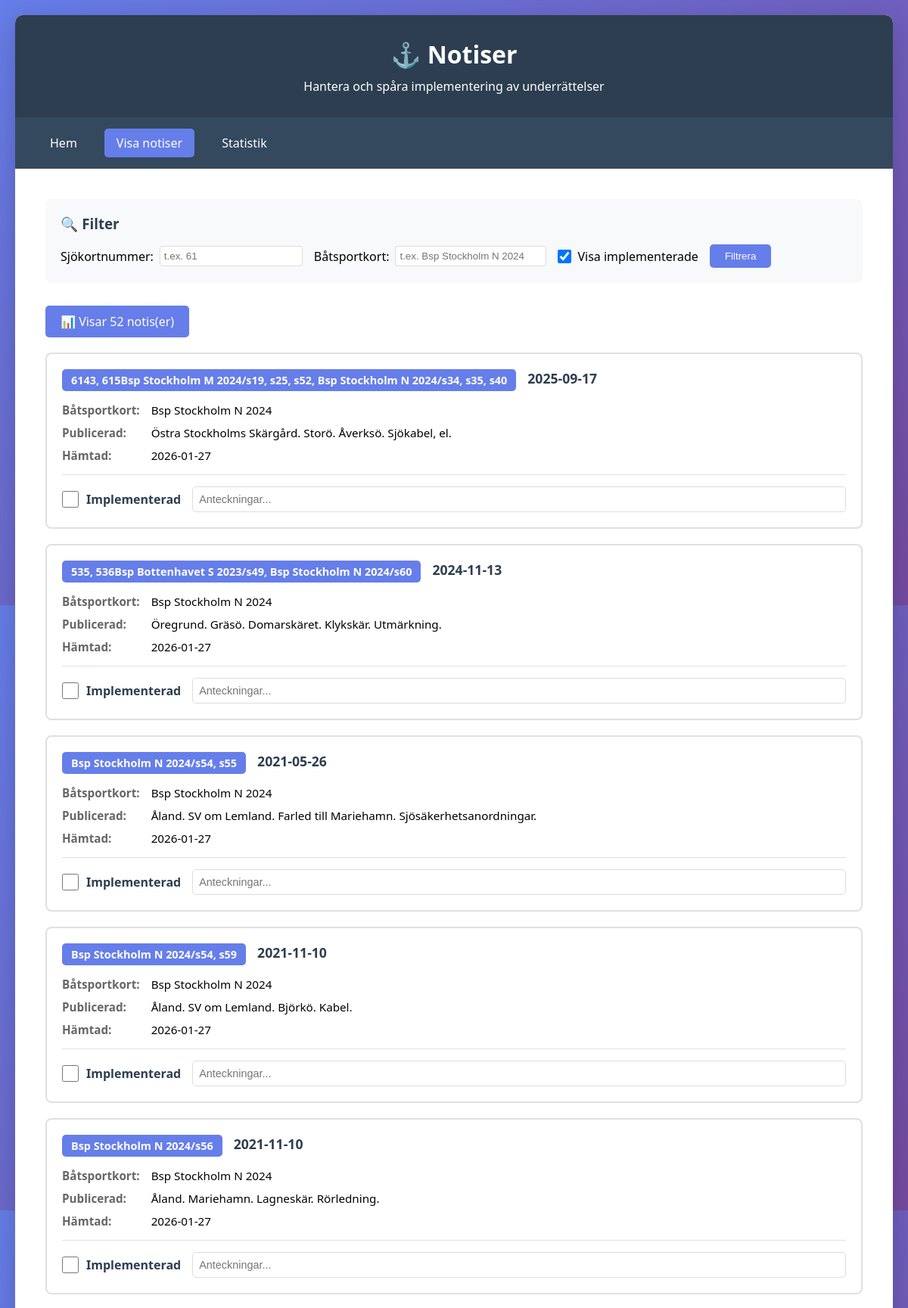
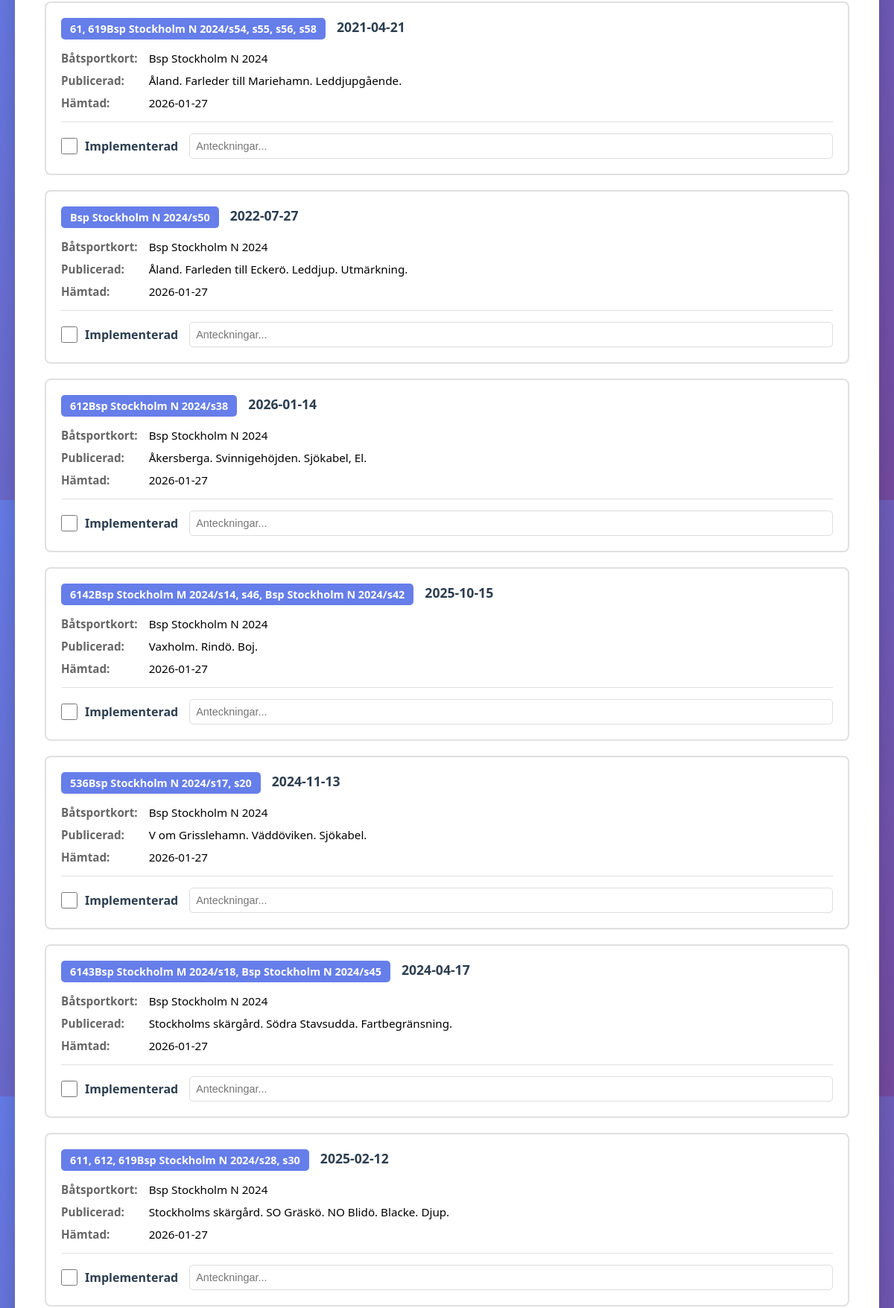
Screenshot of /notices (upper part) with the database file from the repository (2 pictures, top to bottom).
### tables this page shows
CREATE TABLE implementation_status (
            id INTEGER PRIMARY KEY AUTOINCREMENT,
            notice_id INTEGER,
            implemented BOOLEAN DEFAULT 0,
            implemented_date TEXT,
            notes TEXT,
            FOREIGN KEY (notice_id) REFERENCES notices(id)
        );

CREATE TABLE notices (
            id INTEGER PRIMARY KEY AUTOINCREMENT,
            notice_number TEXT,
            title TEXT,
            sjokort_nummer TEXT,
            batsportkort TEXT,
            published_date TEXT,
            area TEXT,
            content TEXT,
            url TEXT,
            scraped_date TEXT,
            UNIQUE(notice_number, sjokort_nummer, batsportkort)
        );

### app.py (the view)
@app.route('/notices')
def list_notices():
    conn = get_db()
    c = conn.cursor()
    sjokort = request.args.get('sjokort', '')
    batsportkort = request.args.get('batsportkort', '')
    show_implemented = request.args.get('show_implemented', '1')
    query = '''
        SELECT n.id, n.notice_number, n.title, n.sjokort_nummer, n.batsportkort,
               n.published_date, n.content, n.url, n.scraped_date,
               i.implemented, i.implemented_date, i.notes
        FROM notices n
        LEFT JOIN implementation_status i ON n.id = i.notice_id
        WHERE 1=1
    '''
    params = []
    if sjokort:
        query += ' AND n.sjokort_nummer = ?'
        params.append(sjokort)
    if batsportkort:
        query += ' AND n.batsportkort = ?'
        params.append(batsportkort)
    if show_implemented == '0':
        query += ' AND (i.implemented = 0 OR i.implemented IS NULL)'
    query += ' ORDER BY n.published_date DESC'
    c.execute(query, params)
    notices = c.fetchall()
    conn.close()
    return render_template('notices.html', notices=notices,
                         sjokort=sjokort, batsportkort=batsportkort,
                         show_implemented=show_implemented)

### app.py (called while the page is built)
def get_db():
    conn = sqlite3.connect(app.config['DATABASE'])
    conn.row_factory = sqlite3.Row
    return conn

### templates/notices.html (shortened to what this page needs)
<!DOCTYPE html>
<html lang="sv">
<head>
</head>
<body>
    <div class="container">
        <header>
            <h1>⚓ Notiser</h1>
            <p>Hantera och spåra implementering av underrättelser</p>
        </header>
        <nav>
            <a href="/">Hem</a>
            <a href="/notices" class="active">Visa notiser</a>
            <a href="/statistics">Statistik</a>
        </nav>
        <div class="content">
            <div class="filter-section">
                <h3>🔍 Filter</h3>
                <form method="get" action="/notices">
                    <div class="filter-group">
                        <label>
                            Sjökortnummer:
                            <input type="text" name="sjokort" value="{{ sjokort }}"
                                   placeholder="t.ex. 61" style="padding: 5px; border: 1px solid #ddd; border-radius: 3px;">
                        </label>
                        <label>
                            Båtsportkort:
                            <input type="text" name="batsportkort" value="{{ batsportkort }}"
                                   placeholder="t.ex. Bsp Stockholm N 2024"
                                   style="padding: 5px; border: 1px solid #ddd; border-radius: 3px; min-width: 200px;">
                        </label>
                        <label>
                            <input type="checkbox" name="show_implemented" value="1"
                                   {% if show_implemented == '1' %}checked{% endif %}>
                            Visa implementerade
                        </label>
                        <button type="submit" style="background: #667eea; color: white; border: none;
                                padding: 8px 20px; border-radius: 5px; cursor: pointer;">
                            Filtrera
                        </button>
                    </div>
                </form>
            </div>
            {% if notices %}
                <div class="notice-count">
                    📊 Visar {{ notices|length }} notis(er)
                </div>
                <div class="notices-grid">
                    {% for notice in notices %}
                    <div class="notice-card {% if notice.implemented %}implemented{% endif %}">
                        <div class="notice-header">
                            <div class="notice-number">
                                {% if notice.url %}
                                <a href="{{ notice.url }}" target="_blank" title="Klicka för att se fullständig beskrivning">
                                    {{ notice.notice_number }}
                                </a>
                                {% else %}
                                {{ notice.notice_number }}
                                {% endif %}
                            </div>
                            <div class="notice-title">
                                {% if notice.url %}
                                <a href="{{ notice.url }}" target="_blank" title="Klicka för att se fullständig beskrivning">
                                    {{ notice.title }}
                                </a>
                                {% else %}
                                {{ notice.title }}
                                {% endif %}
                            </div>
                        </div>
                        <div class="notice-info">
                            {% if notice.batsportkort %}
                            <strong>Båtsportkort:</strong>
                            <span>{{ notice.batsportkort }}</span>
                            {% endif %}
                            <strong>Publicerad:</strong>
                            <span>{{ notice.published_date }}</span>
                            {% if notice.scraped_date %}
                            <strong>Hämtad:</strong>
                            <span>{{ notice.scraped_date[:10] }}</span>
                            {% endif %}
                        </div>
                        <div class="notice-actions">
                            <div class="checkbox-container">
                                <input type="checkbox"
                                       id="implemented_{{ notice.id }}"
                                       onchange="updateStatus({{ notice.id }}, this.checked)">
                                <label for="implemented_{{ notice.id }}">Implementerad</label>
                            </div>
                            <input type="text"
                                   class="notes-input"
                                   id="notes_{{ notice.id }}"
                                   placeholder="Anteckningar..."
                                   value="{{ notice.notes or '' }}"
                                   onblur="saveNotes({{ notice.id }}, this.value)">
                        </div>
                    </div>
                    {% endfor %}
                </div>
            {% endif %}
        </div>
    </div>
</body>
</html>

### templates/notices.html (style rules this page uses)
* { margin: 0; padding: 0; box-sizing: border-box; }
body { font-family: 'Segoe UI', Tahoma, Geneva, Verdana, sans-serif; background: linear-gradient(135deg, #667eea 0%, #764ba2 100%); min-height: 100vh; padding: 20px; }
.container { max-width: 1400px; margin: 0 auto; background: white; border-radius: 10px; box-shadow: 0 10px 40px rgba(0,0,0,0.2); overflow: hidden; }
header { background: #2c3e50; color: white; padding: 30px; text-align: center; }
header h1 { font-size: 2em; margin-bottom: 10px; }
nav { background: #34495e; padding: 15px 30px; display: flex; gap: 20px; flex-wrap: wrap; }
nav a { color: white; text-decoration: none; padding: 8px 16px; border-radius: 5px; transition: background 0.3s; }
nav a.active { background: #667eea; }
.content { padding: 40px; }
.filter-section { background: #f8f9fa; padding: 20px; border-radius: 8px; margin-bottom: 30px; }
.filter-section h3 { margin-bottom: 15px; color: #2c3e50; }
.filter-group { display: flex; gap: 15px; align-items: center; flex-wrap: wrap; }
.filter-group label { display: flex; align-items: center; gap: 8px; }
.filter-group input[type="checkbox"] { width: 18px; height: 18px; }
.notice-count { background: #667eea; color: white; padding: 10px 20px; border-radius: 5px; margin-bottom: 20px; display: inline-block; }
.notices-grid { display: grid; gap: 20px; }
.notice-card { background: white; border: 2px solid #e0e0e0; border-radius: 8px; padding: 20px; transition: all 0.3s; }
.notice-header { display: flex; justify-content: space-between; align-items: start; margin-bottom: 15px; gap: 15px; }
.notice-number { background: #667eea; color: white; padding: 5px 12px; border-radius: 5px; font-weight: bold; font-size: 0.9em; transition: background 0.3s; }
.notice-title { flex: 1; font-size: 1.1em; color: #2c3e50; font-weight: 600; }
.notice-info { display: grid; grid-template-columns: auto 1fr; gap: 10px 15px; margin-bottom: 15px; font-size: 0.95em; }
.notice-info strong { color: #666; }
.notice-actions { display: flex; align-items: center; gap: 15px; padding-top: 15px; border-top: 1px solid #e0e0e0; }
.checkbox-container { display: flex; align-items: center; gap: 10px; }
.checkbox-container input[type="checkbox"] { width: 22px; height: 22px; cursor: pointer; }
.checkbox-container label { cursor: pointer; font-weight: 600; color: #2c3e50; }
.notes-input { flex: 1; padding: 8px; border: 1px solid #ddd; border-radius: 5px; font-size: 0.9em; }

### rows the page displays
implementation_status: notice_number "6143, 615Bsp Stockholm M 2024/s19, s25, s52, Bsp Stockholm N 2024/s34, s35, s40", title "2025-09-17", batsportkort "Bsp Stockholm N 2024", published_date "Östra Stockholms Skärgård. Storö. Åverksö. Sjökabel, el.", scraped_date "2026-01-27"
implementation_status: notice_number "535, 536Bsp Bottenhavet S 2023/s49, Bsp Stockholm N 2024/s60", title "2024-11-13", batsportkort "Bsp Stockholm N 2024", published_date "Öregrund. Gräsö. Domarskäret. Klykskär. Utmärkning.", scraped_date "2026-01-27"
implementation_status: notice_number "Bsp Stockholm N 2024/s54, s55", title "2021-05-26", batsportkort "Bsp Stockholm N 2024", published_date "Åland. SV om Lemland. Farled till Mariehamn. Sjösäkerhetsanordningar.", scraped_date "2026-01-27"
implementation_status: notice_number "Bsp Stockholm N 2024/s54, s59", title "2021-11-10", batsportkort "Bsp Stockholm N 2024", published_date "Åland. SV om Lemland. Björkö. Kabel.", scraped_date "2026-01-27"
implementation_status: notice_number "Bsp Stockholm N 2024/s56", title "2021-11-10", batsportkort "Bsp Stockholm N 2024", published_date "Åland. Mariehamn. Lagneskär. Rörledning.", scraped_date "2026-01-27"
implementation_status: notice_number "61, 619Bsp Stockholm N 2024/s54, s55, s56, s58", title "2021-04-21", batsportkort "Bsp Stockholm N 2024", published_date "Åland. Farleder till Mariehamn. Leddjupgående.", scraped_date "2026-01-27"
implementation_status: notice_number "Bsp Stockholm N 2024/s50", title "2022-07-27", batsportkort "Bsp Stockholm N 2024", published_date "Åland. Farleden till Eckerö. Leddjup. Utmärkning.", scraped_date "2026-01-27"
implementation_status: notice_number "612Bsp Stockholm N 2024/s38", title "2026-01-14", batsportkort "Bsp Stockholm N 2024", published_date "Åkersberga. Svinnigehöjden. Sjökabel, El.", scraped_date "2026-01-27"
implementation_status: notice_number "6142Bsp Stockholm M 2024/s14, s46, Bsp Stockholm N 2024/s42", title "2025-10-15", batsportkort "Bsp Stockholm N 2024", published_date "Vaxholm. Rindö. Boj.", scraped_date "2026-01-27"
implementation_status: notice_number "536Bsp Stockholm N 2024/s17, s20", title "2024-11-13", batsportkort "Bsp Stockholm N 2024", published_date "V om Grisslehamn. Väddöviken. Sjökabel.", scraped_date "2026-01-27"
implementation_status: notice_number "6143Bsp Stockholm M 2024/s18, Bsp Stockholm N 2024/s45", title "2024-04-17", batsportkort "Bsp Stockholm N 2024", published_date "Stockholms skärgård. Södra Stavsudda. Fartbegränsning.", scraped_date "2026-01-27"
implementation_status: notice_number "611, 612, 619Bsp Stockholm N 2024/s28, s30", title "2025-02-12", batsportkort "Bsp Stockholm N 2024", published_date "Stockholms skärgård. SO Gräskö. NO Blidö. Blacke. Djup.", scraped_date "2026-01-27"

### other values shown
{{ notices|length }} "52"
